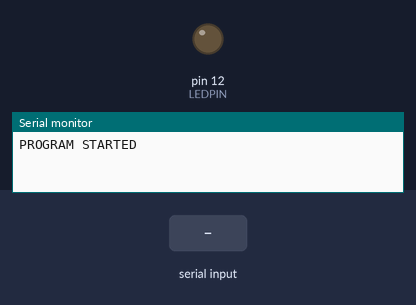
Recording of a sketch running on a simulated Arduino Uno, built with avr-gcc and run on an emulated ATmega328P. Parts: output pins drawn as LEDs (lit = HIGH), the last lines printed to the serial monitor. The inputs (shaded band) are chosen by the test bench.

Above: at 1.2 s.
1.3 s: "1" received over Serial
At 1.7 s:
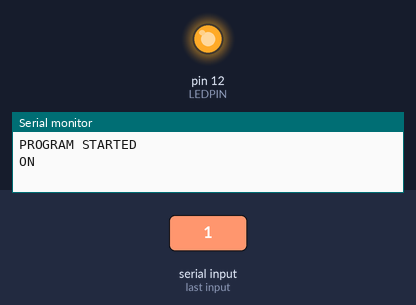
2.8 s: "0" received over Serial
At 4.4 s:
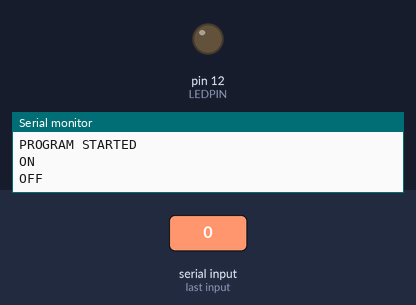
Timing chart, 0 to 5.9 s (numbered marks = the images above; inputs shaded):
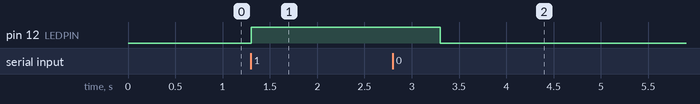

Measured:
- after the input at 1.3 s, pin 12 (LEDPIN): LOW → HIGH at once
- after the input at 2.8 s, pin 12 (LEDPIN): HIGH → LOW after 0.50 s

The sketch:

sketch_jul27a.ino
```cpp
/*
  +---------------------------------------------------------------------+
  |            instagram @techy_jr                                      |
  |     privatemail.suhail@gmail.com                                    |
  +---------------------------------------------------------------------+
*/


int LEDPIN = 12;  //LED pin set to the 12th pin of arduino

char input; // char variable to store data from hco5

void setup()
{
  Serial.begin(9600);  // set serial baud rate 9600
  pinMode(LEDPIN, OUTPUT);  // led set to output mode
  Serial.println("PROGRAM STARTED");
}

void loop()
{

//check wich charecter recieved through HC05

  if(Serial.available()>0)
  {
    input= Serial.read();
    if(input=='1')
    {
      Serial.println("ON");
      digitalWrite(LEDPIN, HIGH);
      delay(2000);
    }
    else if(input=='0')
    {
      Serial.println("OFF");
      digitalWrite(LEDPIN,LOW);
      delay(2000);
    }
    else
    {
      Serial.println("NO INPUT");
      Serial.println(input);
    }
  }

}
```
